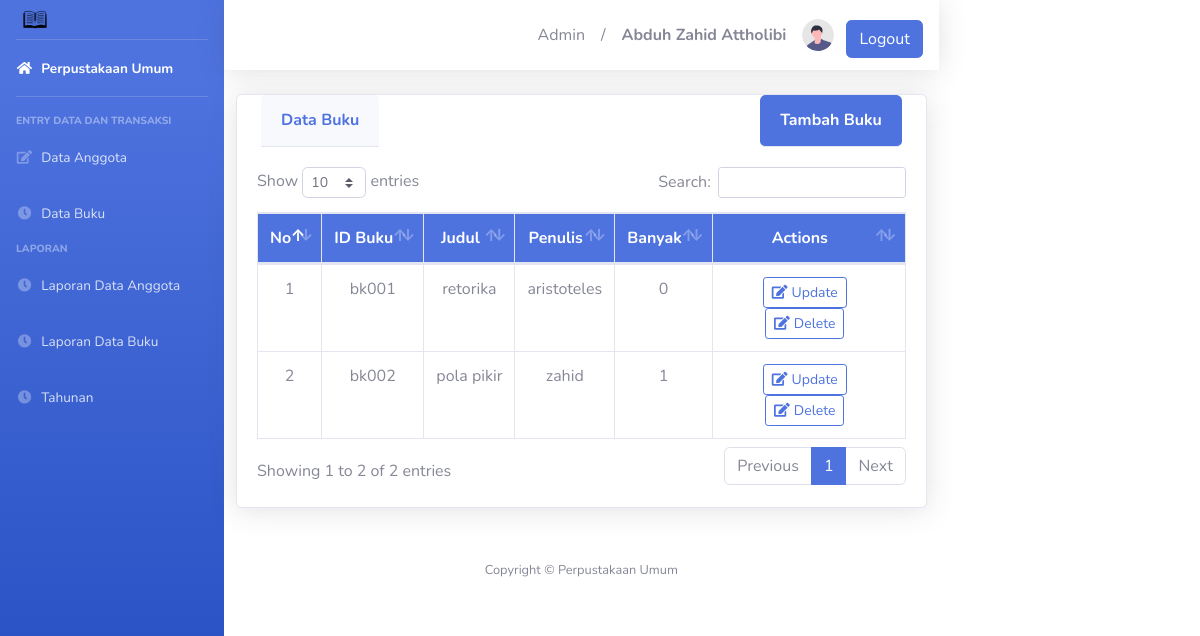
Page /databuku.php on the committed database.
### tables this page shows
CREATE TABLE `user` (
  `iduser` varchar(30) NOT NULL,
  `nama` varchar(50) NOT NULL,
  `pass` varchar(50) NOT NULL
);

CREATE TABLE `buku` (
  `idbuku` varchar(5) NOT NULL,
  `judul` varchar(30) NOT NULL,
  `penulis` varchar(30) NOT NULL,
  `banyak` int(3) NOT NULL
);

### databuku.php (the view, shortened to what this page needs)
<?php
include('templates/header.php');
include('templates/sidebar.php');
?>
<div class="container-fluid">
	<div class="row">
		<div class="card shadow mb-4">
			<div class="container d-flex justify-content-between">
				<div class="card-header py-3">
					<h6 class="m-0 font-weight-bold text-primary">Data Buku</h6>
				</div>
				<div class="card-header py-3 bg-primary rounded">
					<a href="tambahbuku.php">
						<h6 class="m-0 font-weight-bold text-white">Tambah Buku</h6>
					</a>
				</div>
			</div>
			<div class="card-body">
				<div class="table-responsive">
					<table class="table table-bordered table-hover" id="dataTable" width="100%" cellspacing="0">
						<thead align="center" class="bg-primary" style="color:white">
<tr>
								<th>No</th>
								<th>ID Buku</th>
								<th>Judul</th>
								<th>Penulis</th>
                                <th>Banyak</th>
								<th width="150">Actions</th>
							</tr>
						</thead>
						<tbody align="center">
							<?php
								include'db/koneksi.php';
								$no=1;
								$dataa=mysqli_query($db, "select * from buku");
								while($d=mysqli_fetch_array($dataa)){
							?>
							<tr>
								<td><?=$no++;?></td>
								<td><?=$d['idbuku'];?></td>
								<td><?=$d['judul'];?></td>
								<td><?=$d['penulis'];?></td>
                                <td><?=$d['banyak'];?></td>
								<td>
									<a href="#" class="btn btn-sm btn-outline-primary mr-2" data-toggle="modal" data-target="#editModal<?php echo $d['idbuku'];?>">
									<i class="fas fa-edit mr-1"></i>Update</a>
									<a href="hapusbuku.php?id=<?php echo $d['idbuku'];?>" class="btn btn-sm btn-outline-primary mr-2">
									<i class="fas fa-edit mr-1"></i>Delete</a>
								</td>
							</tr>
								<?php
									}
								?>
							</tbody>
						</table>
					</div>
				</div>
			</div>
		</div>
	</div>
</div>
<?php
include('templates/footer.php');
?>

### templates/topbar.php (shortened to what this page needs)
<nav class="navbar navbar-expand navbar-light bg-white topbar mb-4 static-top shadow">
	<ul class="navbar-nav ml-auto">
	<?php
		include 'db/koneksi.php';
		$nama = mysqli_query($db,"select * from user");
		while($n = mysqli_fetch_array($nama)) {
	?>
		<li class="nav-item dropdown no-arrow">
			<a class="nav-link dropdown-toggle" href="#" id="userDropdown" role="button" data-toggle="dropdown" aria-haspopup="true" aria-expanded="false">
				<span class="mr-3 d-none d-lg-inline text-gray-600 large"><?php echo "Admin";?></span>
				<span class="mr-3 d-none d-lg-inline text-gray-600 large"><?php echo "/";?></span>
				<span class="mr-3 d-none d-lg-inline text-gray-600 large"><b><?=$n["nama"];?></b></span>
				<img class="img-profile rounded-circle" src="assets/img/undraw_profile.svg">
			</a>
		</li>
		<li>
			<a href="logout.php" class="btn btn-primary btn-icon-split" style="margin-top:20px;">
				<span class="text">Logout</span>
			</a>
		</li>
		<?php
			}
		?>
	</ul>
</nav>

### rows in the picture
user: nama "Abduh Zahid Attholibi"
buku: idbuku "bk001", judul "retorika", penulis "aristoteles", banyak "0"
buku: idbuku "bk002", judul "pola pikir", penulis "zahid", banyak "1"
